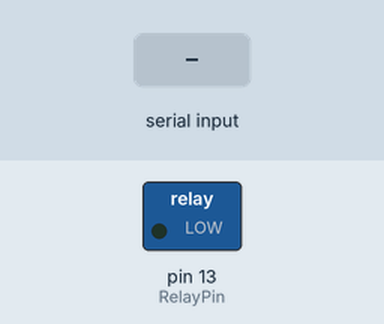
Simulated run of this sketch. Board: Arduino Uno, built with avr-gcc and run on an emulated ATmega328P. On the bench: switched loads named in the sketch (green lamp = pin HIGH). The test bench sets the inputs (shaded band).

Above: at 1.2 s.
1.3 s: "1" received over Serial
At 2.2 s:
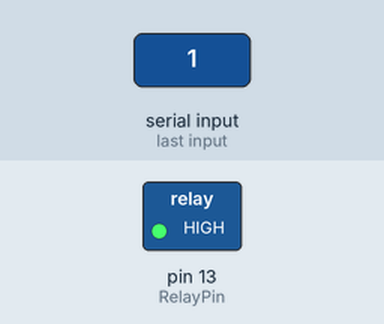
2.8 s: "0" received over Serial
At 3.4 s:
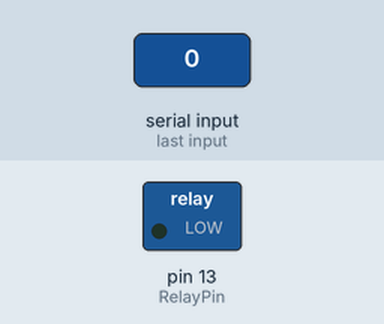
Timing chart, 0 to 5.8 s (numbered marks = the images above; inputs shaded):
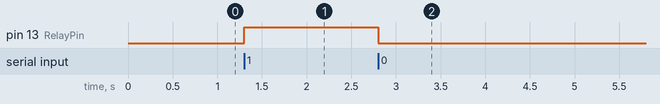

Measured:
- after the input at 1.3 s, pin 13 (RelayPin): LOW → HIGH at once
- after the input at 2.8 s, pin 13 (RelayPin): HIGH → LOW at once

The sketch:

relay.ino
```cpp
int val;
int RelayPin = 13;
void setup() {
  pinMode(RelayPin,OUTPUT);
  Serial.begin(9600);

}

void loop() {
val=Serial.read();
  if(val=='1'){
    digitalWrite(RelayPin,HIGH);
  }
  else if (val=='0'){
    digitalWrite(RelayPin,LOW);
  }

}
```
